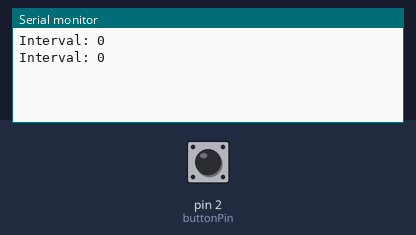
Bench run of a sketch on a simulated Arduino Uno, built with avr-gcc and run on an emulated ATmega328P. Parts: the last lines printed to the serial monitor. The test bench sets the inputs (shaded band); at power-on: pin 2 (buttonPin) LOW.

Above: at 1.2 s.
1.3 s: pin 2 (buttonPin) pulled HIGH for 0.15 s
At 1.9 s:
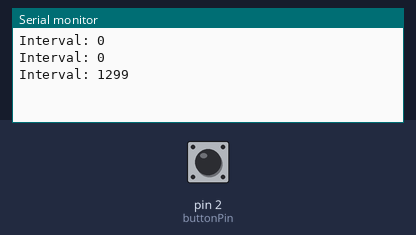
2.9 s: pin 2 (buttonPin) pulled HIGH for 1 s
At 3.4 s:
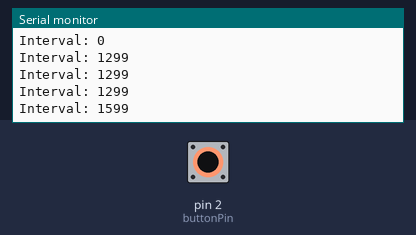
5.4 s: pin 2 (buttonPin) pulled HIGH for 0.15 s
At 5.9 s:
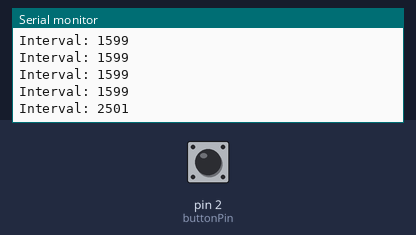
Timing chart, 0 to 8.4 s (numbered marks = the images above; inputs shaded):
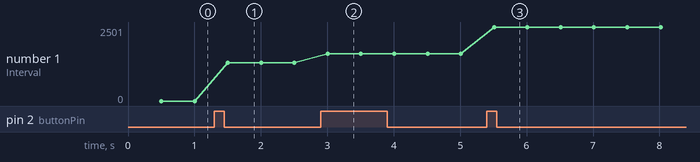

Measured:
- after the input at 1.3 s, the serial monitor: prints a new line after 0.20 s (image 1)
- after the input at 2.9 s, the serial monitor: prints a new line after 0.11 s (image 2)
- after the input at 5.4 s, the serial monitor: prints a new line after 0.11 s (image 3)
- plotted number 1: 0 → 1299 after the input at 1.3 s, 1299 → 1599 after the input at 2.9 s, 1599 → 2501 after the input at 5.4 s

The sketch:

ArduinoHallReadTest1.ino
```cpp
unsigned long lastHallMillis = 0;
unsigned long interval = 0;
float rpm = 0.0;
unsigned long lastPrintMillis = 0;
#define PRINT_INTERVAL 500
uint8_t buttonState = 0;
uint8_t lastState = 0;

// constants won't change. They're used here to set pin numbers:
const int buttonPin = 2;     // the number of the pushbutton pin


void setup() {
  // initialize the pushbutton pin as an input:
  pinMode(buttonPin, INPUT);
  Serial.begin(115200);
}

void loop() {
  // read the state of the pushbutton value:
  buttonState = digitalRead(buttonPin);
  //Serial.println(buttonState);

  if (buttonState == HIGH && lastState == 0) {
    interval = millis() - lastHallMillis;
    lastHallMillis = millis();
    //Serial.print("Pulse! | ");
    //Serial.println(lastHallMillis);
    //rpm  = 60000.0/(float)interval;
    lastState = 1;
  }
  else if (buttonState == LOW){
    lastState=0;
  }
  if (millis() - lastPrintMillis > PRINT_INTERVAL){
    //Serial.print("RPM: ");
    //Serial.println(rpm);
    Serial.print("Interval: ");
    Serial.println(interval);
    lastPrintMillis = millis();
  }
}
```
